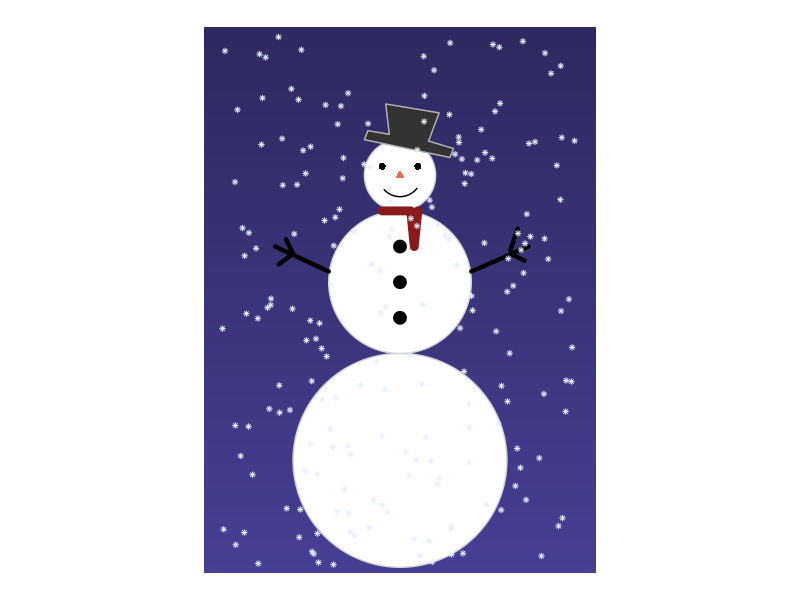
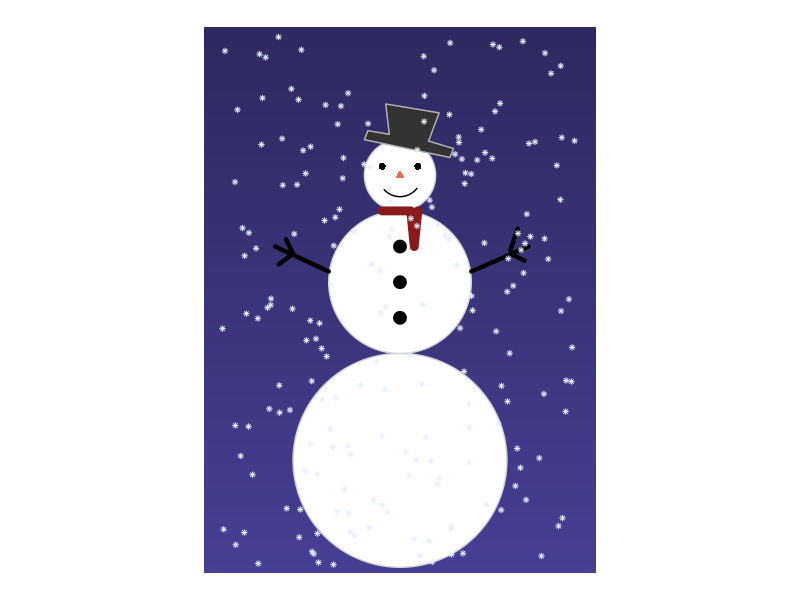

The R script that drew these images, in order:
# Special R coding wintry surprise!!!
# Run the following code in R or RStudio for a special surprise.
# Run it line by line so you can see the comments as you go. To do that, press ctrl+enter repeatedly (cmd+enter on a Mac).
# To earn an oatmeal peanut butter chocolate chip cookie, email Gina your surprise after you save it to your hard drive.
# To earn ANOTHER cookie, send Gina a customized version of the surprise! (e.g., change some colors, e.g., the hat or scarf, or maybe the arms or face parts IDK!!)

# Load packages
library(tidyverse) # if you get an error message saying the package "tidyverse" doesn't exist, run the following code first: install.packages('tidyverse')
library(ggforce)

#### Body ####
snowman <- tibble(
  x = 0,
  r = 3:1
) %>% 
  mutate(y =  (r^2) *-1)

# Face 
face <- tibble(
  x = c(-0.5, 0.5, 0),
  y = c(.75, .75, 1)*-1,
  type = c("eye", "eye", "nose"),
  colour = c("black","black", "coral2")
)

# Arms 
arms <- tibble(
  x = c(-3.5, -2, -3, -3.4, -3, -3.2,
        2, 3.6, 3.1, 3.5, 3.1, 3.3),
  y = c(-3, -3.7, -3.2, -3.5, -3.2, -2.8,
        -3.7, -3, -3.2, -3.4, -3.1, -2.5),
  side = c(
    rep("left arm", 2),
    rep("left finger1", 2),
    rep("left finger2", 2),
    rep("right arm", 2),
    rep("right finger1", 2),
    rep("right finger2", 2)
  )
)

#### Accessories ####
# Hat
tophat <- tibble(
  x = c(-1, -0.9, -0.3, -0.4, 1.1, 0.8, 1.5, 1.4),
  y = c(0, .25, .15, 1, .75, -0.04, -.25, -.5),
  id = 1
)

# Scarf
scarf <- tibble(
  x = c(-0.5, 0.3, 0.4, 0.3, 0.5), 
  y = c(-2, -2, -3, -2, -2)
)

#### Scene ####
plot_window <- tibble(
  x = c(-5, 5),
  y = c(3, -12)
)

snow <- tibble(
  x = sample(seq(plot_window$x[1],plot_window$x[2], length.out = 1000), 
             200, replace = F),
  y = sample(seq(plot_window$y[1],plot_window$y[2], length.out = 1000), 
             200, replace = F),
  id = 1:200
)

# Background color
background <- expand_grid(
  x = seq(plot_window$x[1], 
          plot_window$x[2]),
  y = seq(plot_window$y[2], 
          plot_window$y[1], 
          length.out = 50)
) %>% 
  group_by(x) %>%
  mutate(id = row_number()) %>% 
  ungroup()

#### Final surprise ####

surprise <- ggplot() +
  
  # gradient background
  geom_tile(data = background,
            show.legend = FALSE,
            aes(fill = id, x = x, y = y)) +
  scale_fill_gradientn(
    colours = c("#463f94", "#2e2960")
  ) +
  
  # body
  geom_circle(data = snowman,
              aes(x0 = x, y0 = y, r = r),
              fill = "white", 
              colour = "lightgrey") + 
  
  # face
  geom_point(data = face, 
             show.legend = FALSE,
             size=2,
             aes(x = x, y = y, 
                 shape = type, 
                 colour = I(colour))
  ) +
  
  # mouth
  geom_arc(
    aes(x0 = snowman$x[nrow(snowman)], 
        y0 = snowman$y[nrow(snowman)], 
        start = 2.2, end = 4, r=.6)
  ) +
  
  # buttons
  geom_point(aes(x = 0, y = -3:-5), 
             size = 4) +
  
  # arms
  geom_line(data = arms, linewidth = 1.5, 
            lineend = "round",
            aes(x = x, y = y, group = side)) +
  
  # hat
  geom_polygon(data = tophat, colour = "grey70",
               aes(x = x, y = y, group = id)
  ) +
  
  # scarf
  geom_line(data = scarf,
            linewidth = 3, lineend="round",
            colour = "firebrick4",
            aes(x = x, y = y)) +
  
  # snow
  geom_point(data=snow, 
             aes(group=id, x = x, y = y), 
             colour="#e5efff", 
             shape=8, size=1) +
  
  # Fix coordinates for aspect ratio preservation
  coord_fixed() +
  
  # Remove theme stuff (grey background, axes etc)
  theme_void() 

surprise 

#### Saving ####
# To save the image, you can either use the "Export" button in the plotting section of the RStudio console,
# or use the following code to save it to a folder on your hard drive:
jpeg(file="surprise.jpeg",
    width=300, height=550)
surprise
dev.off()
# Then run the following code to figure out which folder it saved your surprise in:
getwd()
# It's probably your downloads folder.

# Email Gina if you have trouble! Happy holidays!!
